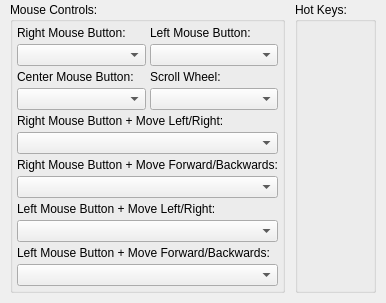
     <widget class="QWidget" name="tab_interface_controls_">
      <attribute name="title">
       <string>Interface Controls</string>
      </attribute>
      <layout class="QHBoxLayout" name="horizontalLayout_8">
       <property name="spacing">
        <number>10</number>
       </property>
       <property name="leftMargin">
        <number>10</number>
       </property>
       <property name="topMargin">
        <number>2</number>
       </property>
       <property name="rightMargin">
        <number>10</number>
       </property>
       <property name="bottomMargin">
        <number>10</number>
       </property>
       <item>
        <widget class="QGroupBox" name="mouse_controls_">
         <property name="title">
          <string>Mouse Controls:</string>
         </property>
         <layout class="QGridLayout" name="gridLayout_3">
          <property name="leftMargin">
           <number>4</number>
          </property>
          <property name="topMargin">
           <number>4</number>
          </property>
          <property name="rightMargin">
           <number>4</number>
          </property>
          <property name="bottomMargin">
           <number>4</number>
          </property>
          <property name="spacing">
           <number>4</number>
          </property>
          <item row="0" column="0">
           <widget class="QLabel" name="label_11">
            <property name="text">
             <string>Right Mouse Button:</string>
            </property>
           </widget>
          </item>
          <item row="0" column="1">
           <widget class="QLabel" name="label_12">
            <property name="text">
             <string>Left Mouse Button:</string>
            </property>
           </widget>
          </item>
          <item row="1" column="0">
           <widget class="QComboBox" name="comboBox_3"/>
          </item>
          <item row="1" column="1">
           <widget class="QComboBox" name="comboBox_4"/>
          </item>
          <item row="2" column="0">
           <widget class="QLabel" name="label_13">
            <property name="text">
             <string>Center Mouse Button:</string>
            </property>
           </widget>
          </item>
          <item row="2" column="1">
           <widget class="QLabel" name="label_14">
            <property name="text">
             <string>Scroll Wheel:</string>
            </property>
           </widget>
          </item>
          <item row="3" column="0">
           <widget class="QComboBox" name="comboBox_5"/>
          </item>
          <item row="3" column="1">
           <widget class="QComboBox" name="comboBox_6"/>
          </item>
          <item row="4" column="0" colspan="2">
           <widget class="QLabel" name="label_15">
            <property name="text">
             <string>Right Mouse Button + Move Left/Right:</string>
            </property>
           </widget>
          </item>
          <item row="5" column="0" colspan="2">
           <widget class="QComboBox" name="comboBox_7"/>
          </item>
          <item row="6" column="0" colspan="2">
           <widget class="QLabel" name="label_16">
            <property name="text">
             <string>Right Mouse Button + Move Forward/Backwards:</string>
            </property>
           </widget>
          </item>
          <item row="7" column="0" colspan="2">
           <widget class="QComboBox" name="comboBox_8"/>
          </item>
          <item row="8" column="0" colspan="2">
           <widget class="QLabel" name="label_17">
            <property name="text">
             <string>Left Mouse Button + Move Left/Right:</string>
            </property>
           </widget>
          </item>
          <item row="9" column="0" colspan="2">
           <widget class="QComboBox" name="comboBox_10"/>
          </item>
          <item row="10" column="0" colspan="2">
           <widget class="QLabel" name="label_18">
            <property name="text">
             <string>Left Mouse Button + Move Forward/Backwards:</string>
            </property>
           </widget>
          </item>
          <item row="11" column="0" colspan="2">
           <widget class="QComboBox" name="comboBox_9"/>
          </item>
         </layout>
        </widget>
       </item>
       <item>
        <widget class="QGroupBox" name="groupBox_7">
         <property name="title">
          <string>Hot Keys:</string>
         </property>
        </widget>
       </item>
      </layout>
     </widget>
